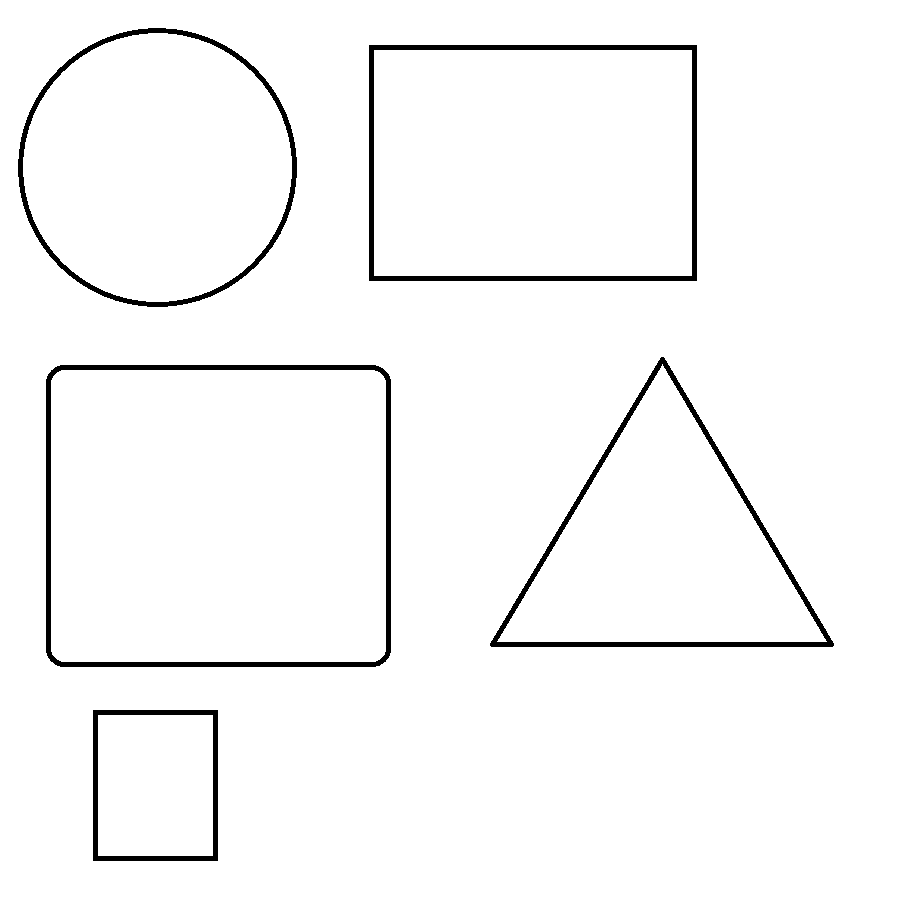
#> input picture tareaDeImagenes/FOTOS.png, 920 x 923 px
$ jupyter execute ejemplo.ipynb
#> lines starting #> are read from the running program, lines starting #| are printed output that depends on the picture; after the words box and inside, x2 and y2 are one past the last pixel; in counts of white or black regions, pixels touching at a corner belong together
[cell 1]
import cv2
import numpy as np
import matplotlib.pyplot as plt

img = cv2.imread("FOTOS.png")
#> img is the input picture: shape (923, 920, 3); values 127 (black) and 255 (white), 97.2% white; 5 black regions, box (x1, y1, x2, y2) and area: (46, 365, 391, 667) 6240, (369, 45, 697, 281) 5540, (490, 357, 834, 647) 5010, (18, 28, 297, 307) 4272, (93, 710, 218, 861) 2660

if img is None:
    print("❌ Error: no se encontró la imagen")
else:
    print("✅ Imagen cargada correctamente")


img_rgb = cv2.cvtColor(img, cv2.COLOR_BGR2RGB)


gray = cv2.cvtColor(img, cv2.COLOR_BGR2GRAY)
blur = cv2.GaussianBlur(gray, (5,5), 1)
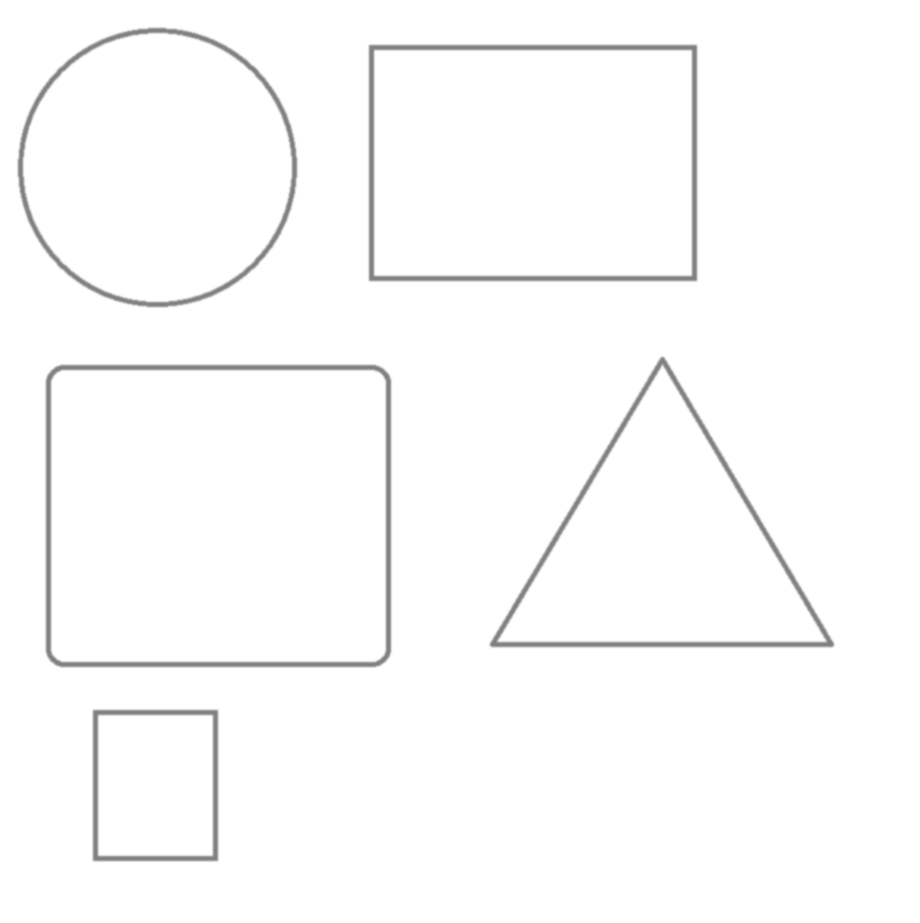
#> blur: shape (923, 920); min 127, max 255, mean 251.4
canny = cv2.Canny(blur, 50, 150)
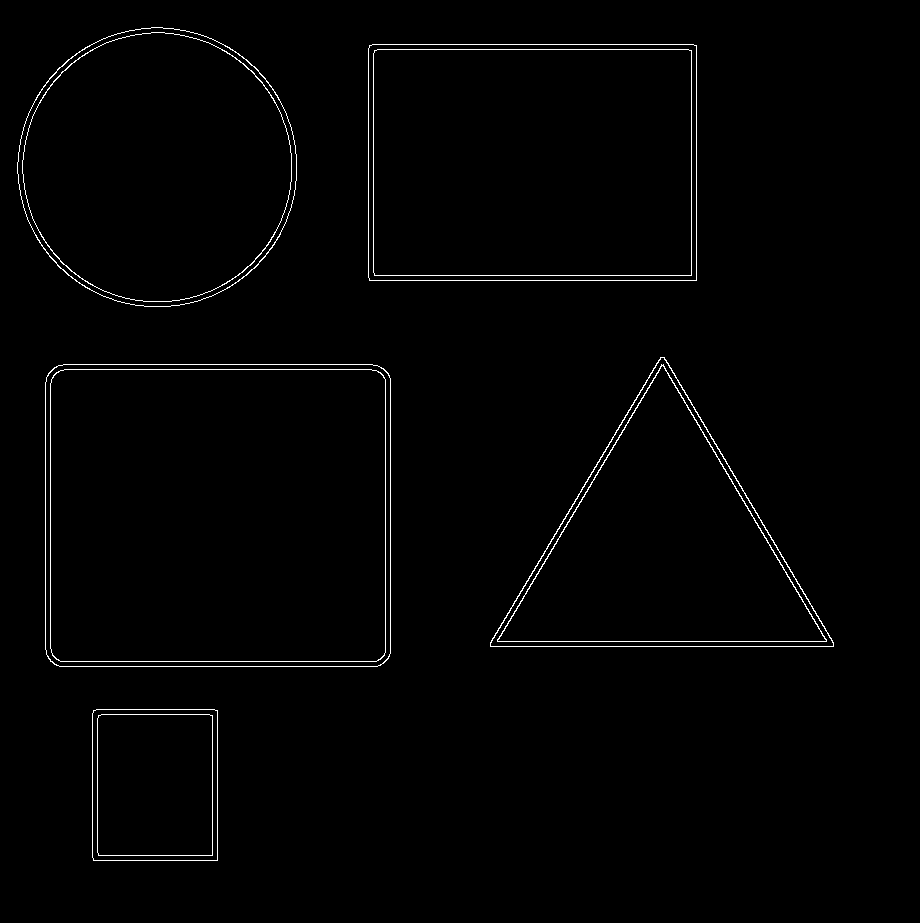
#> canny: shape (923, 920); 1.2% white in thin lines or dots, all inside (x1, y1, x2, y2) = (17, 27, 834, 861)


contornos, _ = cv2.findContours(canny, cv2.RETR_EXTERNAL, cv2.CHAIN_APPROX_SIMPLE)
#> contornos = 5 contours; box (x1, y1, x2, y2) and area: (45, 364, 391, 667) 103890, (368, 44, 697, 281) 77397, (17, 27, 297, 307) 61102, (490, 357, 834, 647) 50814, (92, 709, 218, 861) 18864


for cnt in contornos:
    area = cv2.contourArea(cnt)

    if area > 300:
        perimetro = cv2.arcLength(cnt, True)
        approx = cv2.approxPolyDP(cnt, 0.02 * perimetro, True)

        x, y, w, h = cv2.boundingRect(approx)
        vertices = len(approx)

        if vertices == 3:
            figura = "Triangulo"
        elif vertices == 4:
            aspect_ratio = w / float(h)
            if 0.9 < aspect_ratio < 1.1:
                figura = "Cuadrado"
            else:
                figura = "Rectangulo"
        elif vertices > 4:
            figura = "Circulo"
        else:
            figura = "Desconocido"

        momentos = cv2.moments(cnt)
        hu = cv2.HuMoments(momentos)

        print(f"{figura} → Hu Moments: {hu.flatten()}")

        cv2.drawContours(img_rgb, [approx], -1, (0,255,0), 2)
        cv2.putText(img_rgb, figura, (x, y-10),
                    cv2.FONT_HERSHEY_SIMPLEX, 0.6, (255,0,0), 2)
#> this loop made 5 passes
#> (area, perimetro, approx, x, y, w, h, vertices) on passes 1, 2, 4: (18864, 549.7, [[93, 710], [93, 860], [217, 860], [217, 710]], 93, 710, 125, 151, 4), (103890.5, 1268.8, [[48, 373], [50, 661], [388, 658], [383, 368]], 48, 368, 341, 294, 4), (77397, 1125.7, [[369, 45], [369, 280], [696, 280], [696, 45]], 369, 45, 328, 236, 4)
#> (area, perimetro, approx, x, y, w, h, vertices) on pass 3: (50813.5, 1065.4, [[490, 642], [833, 646], [664, 357]], 490, 357, 344, 290, 3)
#| Rectangulo → Hu Moments: [ 1.69561049e-01  1.00263900e-03  1.12415987e-08  1.12759419e-09
#|   3.65271732e-18 -7.87049436e-12  1.66575621e-18]
#| Rectangulo → Hu Moments: [ 1.67732462e-01  4.92557698e-04  8.50785471e-09  7.83931413e-10
#|   1.26045133e-18 -7.60121737e-12 -1.58431033e-18]
#| Triangulo → Hu Moments: [ 1.92404355e-01  3.30699025e-05  4.54130827e-03  1.00092011e-06
#|  -6.62222714e-11 -5.65334100e-09  1.29794482e-11]
#| Rectangulo → Hu Moments: [ 1.75754657e-01  3.11945670e-03  7.41754176e-10  7.84779918e-11
#|   1.46068825e-20 -1.50823565e-12 -1.20478603e-20]
#| Circulo → Hu Moments: [1.59157142e-01 2.71627211e-10 1.09992400e-08 8.00135476e-15
#|  7.12348866e-26 1.09865159e-19 2.36656579e-26]
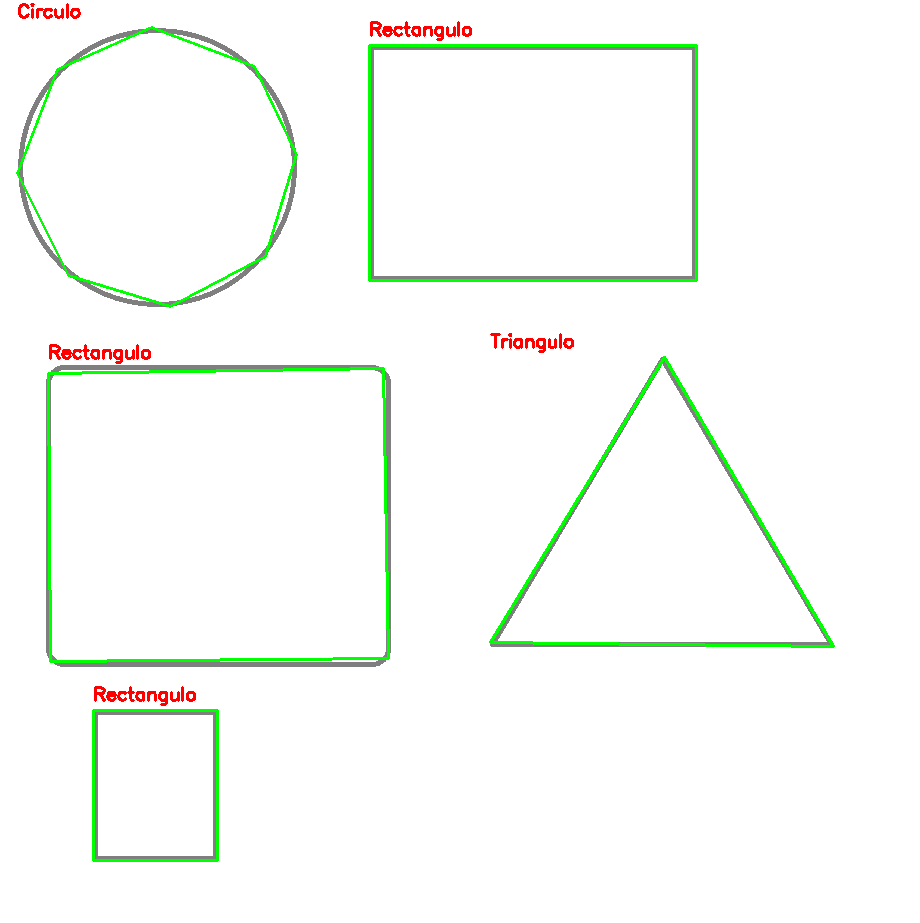
#> img_rgb: shape (923, 920, 3); 2.08% of pixels changed, all inside (x1, y1, x2, y2) = (16, 3, 835, 862)

plt.figure(figsize=(8,6))
plt.imshow(img_rgb)
plt.title("Resultado final")
plt.axis("off")
